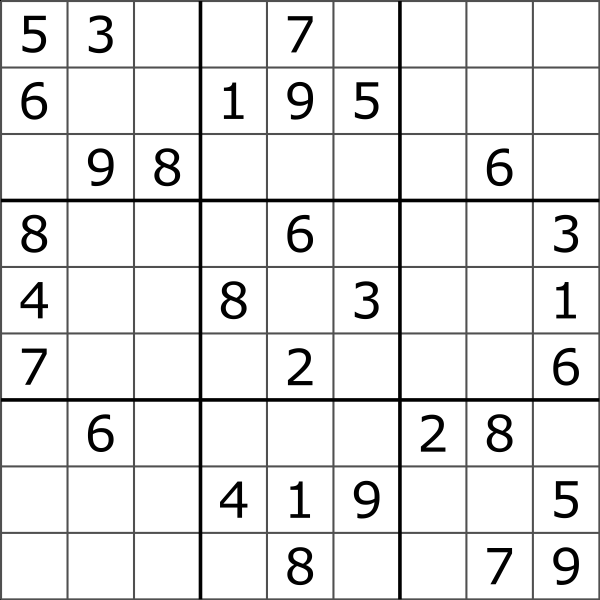
#> input picture segmentationandcontours/soduko.png, 1200 x 1200 px (shown at 1/2 size)
$ jupyter execute --allow-errors linedetection.ipynb
#> lines starting #> are read from the running program, lines starting #| are printed output that depends on the picture; after the words box and inside, x2 and y2 are one past the last pixel; in counts of white or black regions, pixels touching at a corner belong together
[cell 1]
import cv2
import numpy as np


image = cv2.imread("soduko.png")
#> image is the input picture: shape (1200, 1200, 3); min 0, max 255, mean 231.9
image = cv2.pyrDown(image)
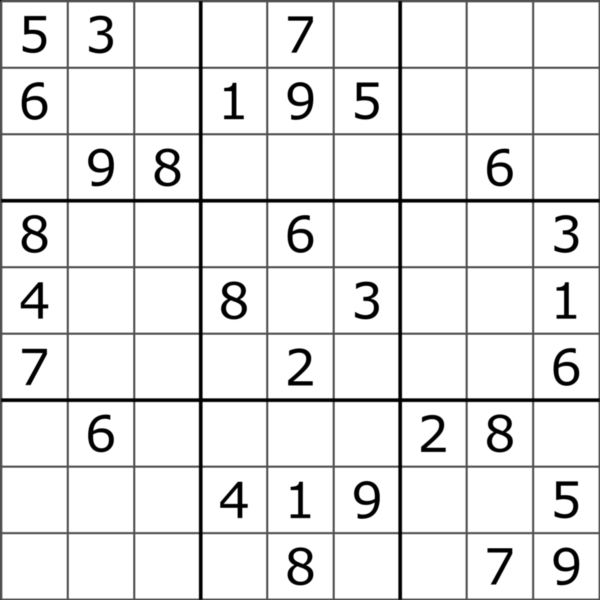
#> image: shape (600, 600, 3); min 0, max 255, mean 231.9
image = cv2.pyrDown(image)
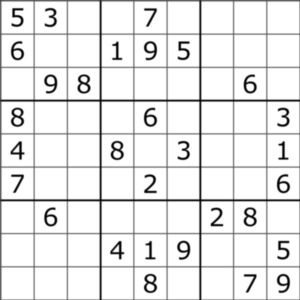
#> image: shape (300, 300, 3); min 1, max 255, mean 231.9
cv2.imshow("Original Image", image)
cv2.waitKey(0)

gray_image = cv2.cvtColor(image, cv2.COLOR_BGR2GRAY)
edges = cv2.Canny(gray_image, 100,170, apertureSize = 3)
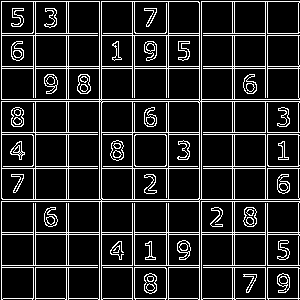
#> edges: shape (300, 300); 14.4% white in thin lines or dots

cv2.imshow("Image with edges detected", edges)
cv2.waitKey(0)

lines = cv2.HoughLines(edges, 1, np.pi/180, 200)
#> lines = 36 rows, first 8: [99, 0], [201, 0], [99, 1.57], [201, 1.57], [101, 0], [101, 1.57], [1, 0], [199, 0]
print(len(lines))
#| 36
#convert to a format that can be used to draw lines with CV2.lines()
for line in lines:
    for rho, theta in line:
        a = np.cos(theta)
        b = np.sin(theta)
        x0 = a * rho
        y0 = b * rho

        x1 = int(x0 + 1000*(-b))
        y1 = int(y0 + 1000*(a))
        x2 = int(x0 - 1000*(-b))
        y2 = int(y0 - 1000*(a))

        cv2.line(image,(x1,y1),(x2,y2),(0,0,255),1)
#> this loop made 36 passes
#> line on passes 1 to 12: [[99, 0]], [[201, 0]], [[99, 1.57]], [[201, 1.57]], [[101, 0]], [[101, 1.57]], [[1, 0]], [[199, 0]], [[1, 1.57]], [[199, 1.57]], [[35, 0]], [[132, 0]]
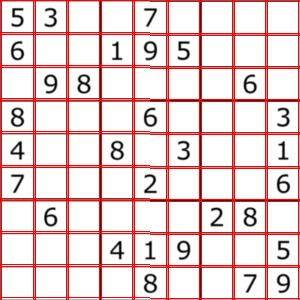
#> image: shape (300, 300, 3); 11.64% of pixels changed, all inside (x1, y1, x2, y2) = (0, 0, 300, 300)


cv2.imshow("Image with lines", image)
cv2.waitKey(0)
cv2.destroyAllWindows()

#> (a cell that did not finish here is left out)

[cell 3]
import cv2
import numpy as np


image = cv2.imread("soduko.png")
image = cv2.pyrDown(image)
image = cv2.pyrDown(image)
cv2.imshow("Original Image", image)
cv2.waitKey(0)

gray_image = cv2.cvtColor(image, cv2.COLOR_BGR2GRAY)
edges = cv2.Canny(gray_image, 100,170, apertureSize = 3)

cv2.imshow("Image with edges detected", edges)
cv2.waitKey(0)

minLineLength = 100
maxLineGap = 10
lines = cv2.HoughLinesP(edges,1,np.pi/180,100,minLineLength,maxLineGap)
#> lines = 109 rows, first 6: [101, 168, 199, 168], [2, 199, 100, 199], [102, 101, 198, 101], [1, 201, 199, 201], [298, 197, 298, 168], [135, 134, 165, 134]

for line in lines:
    for x1,y1,x2,y2 in line:
        cv2.line(image,(x1,y1),(x2,y2),(0,255,0),2)
#> this loop made 109 passes
#> line on passes 1 to 12: [[101, 168, 199, 168]], [[2, 199, 100, 199]], [[102, 101, 198, 101]], [[1, 201, 199, 201]], [[298, 197, 298, 168]], [[135, 134, 165, 134]], [[199, 299, 199, 202]], [[232, 199, 232, 134]], [[1, 66, 33, 66]], [[166, 97, 166, 35]], [[35, 267, 97, 267]], [[1, 99, 199, 99]]
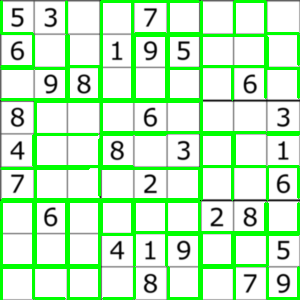
#> image: shape (300, 300, 3); 16.9% of pixels changed, all inside (x1, y1, x2, y2) = (0, 0, 300, 300)

cv2.imshow("Image with probabilistic hough lines", image)
cv2.waitKey(0)
cv2.destroyAllWindows()

$ run again, with segmentationandcontours/cottage.png copied over segmentationandcontours/soduko.png
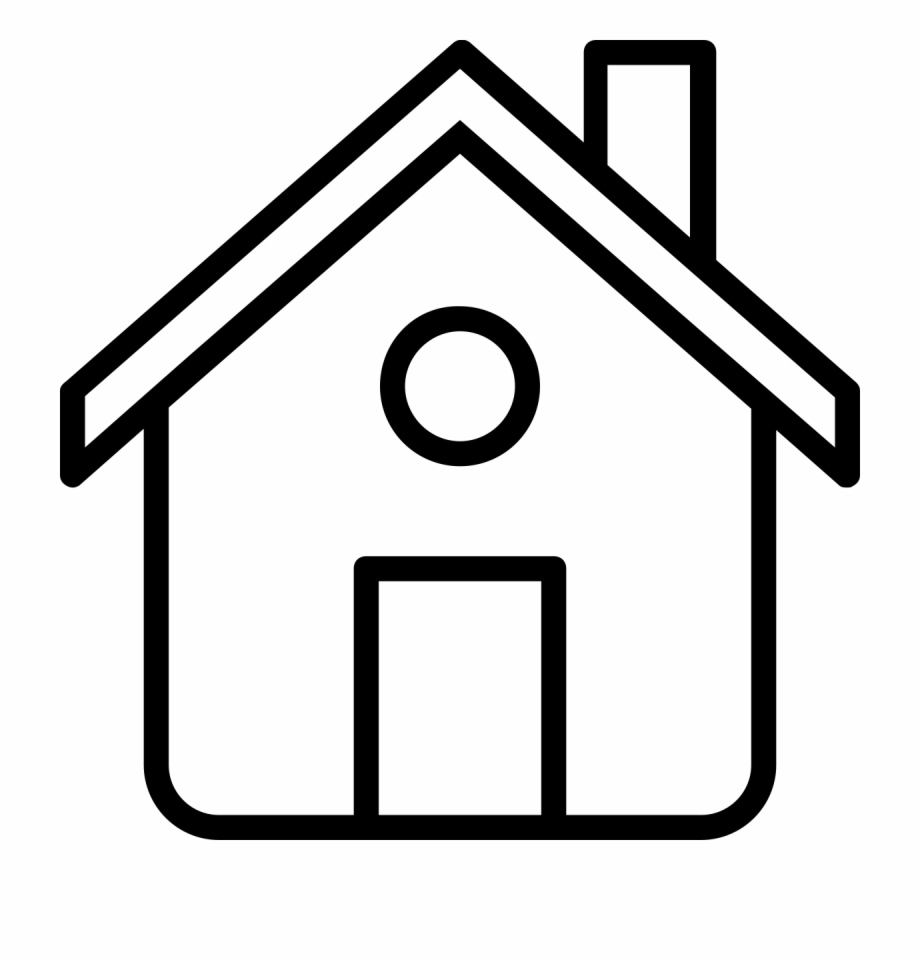
#> input picture segmentationandcontours/cottage.png, 920 x 960 px
#> image is the input picture: shape (960, 920, 3); min 0, max 255, mean 217.3
#> `edges = cv2.Canny(gray_image, 100,170, apertureSize = 3)`:
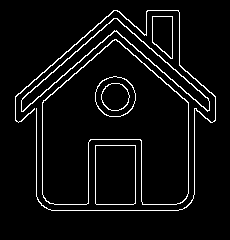
#> edges: shape (240, 230); 5.3% white in thin lines or dots, all inside (x1, y1, x2, y2) = (15, 10, 216, 211)
#> `lines = cv2.HoughLines(edges, 1, np.pi/180, 200)`: lines = None
#> `lines = cv2.HoughLinesP(edges,1,np.pi/180,100,minLineLength,maxLineGap)`: lines = [[51, 210, 178, 210], [22, 111, 114, 31], [126, 27, 167, 63], [199, 112, 210, 122], [20, 121, 34, 109], [22, 98, 114, 18], [96, 204, 133, 204], [115, 39, 188, 102], [116, 31, 207, 110]]
#> the loop `for line in lines:` made 9 passes
#> after the loop `for line in lines:`:
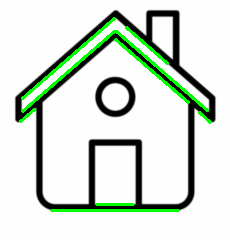
#> image: shape (240, 230, 3); mean B, G, R 212, 222.6, 212

$ run again, with segmentationandcontours/hand.jpg saved as segmentationandcontours/soduko.png
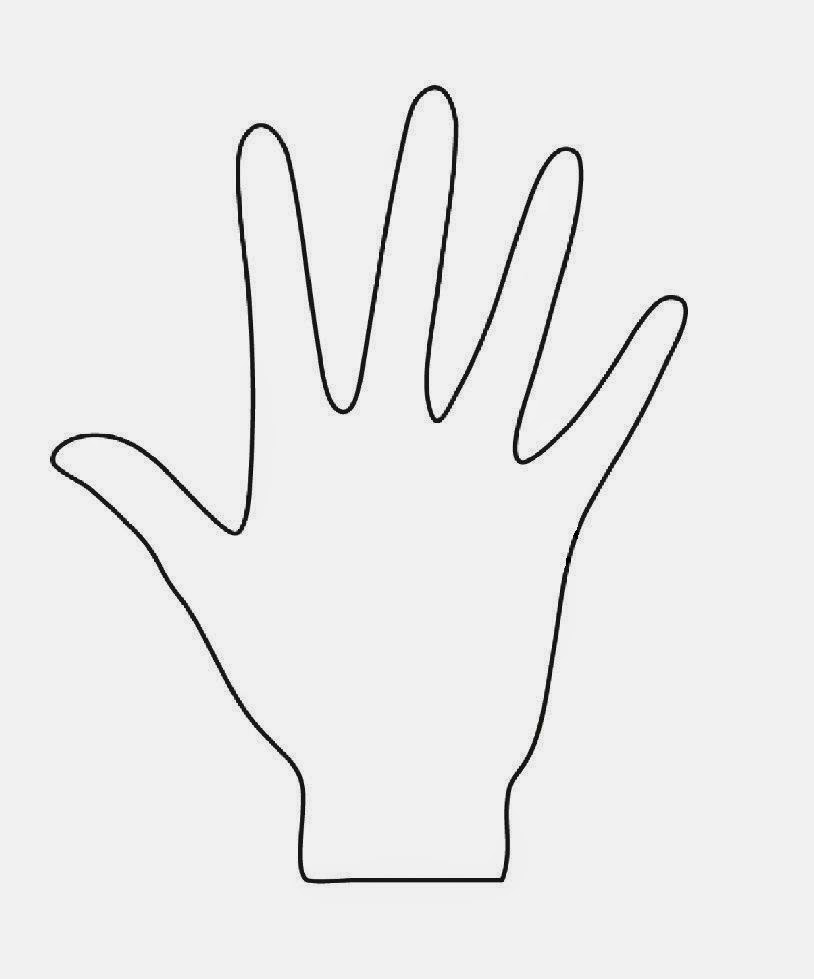
#> input picture segmentationandcontours/hand.jpg, 814 x 979 px
#> image is the input picture: shape (979, 814, 3); mean B, G, R 235.9, 235.9, 235.9
#> `image = cv2.pyrDown(image)`:
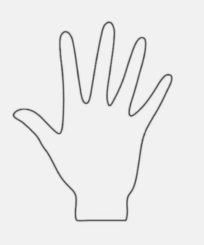
#> image: shape (245, 204, 3); mean B, G, R 235.9, 235.9, 235.9
#> `edges = cv2.Canny(gray_image, 100,170, apertureSize = 3)`:
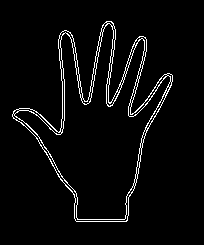
#> edges: shape (245, 204); 3.9% white in thin lines or dots, all inside (x1, y1, x2, y2) = (12, 21, 173, 222)
#> lines = None
